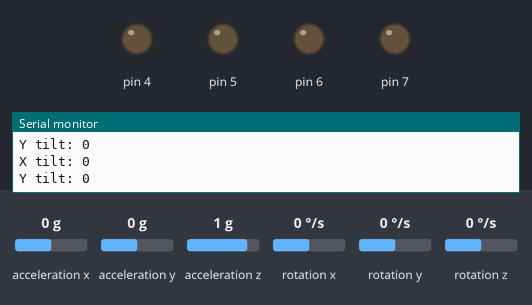
Bench run of a sketch on a simulated Arduino Uno, built with avr-gcc and run on an emulated ATmega328P. Shown: output pins drawn as LEDs (lit = HIGH), the last lines printed to the serial monitor. Wiring (inferred from the names in the program): MPU-6050 motion sensor at I2C address 0x68. The test bench sets the inputs (shaded band); at power-on: acceleration x 0 g, acceleration y 0 g, acceleration z 1 g, rotation x 0 °/s, rotation y 0 °/s, rotation z 0 °/s.

Above: at 1.8 s.
1.9 s: acceleration x set to -0.3 g
At 2.9 s:
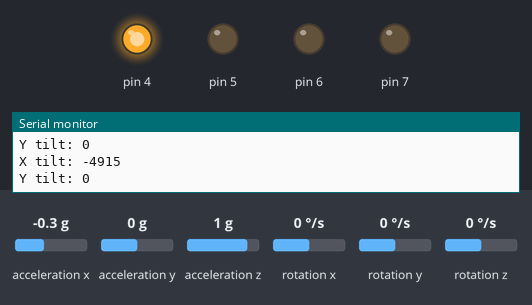
3.5 s: acceleration y set to -0.3 g
At 4.6 s:
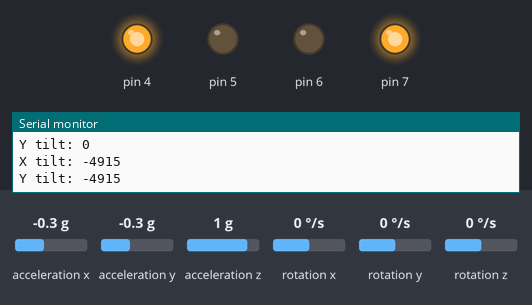
5.5 s: acceleration x set to 0.8 g
At 6.3 s:
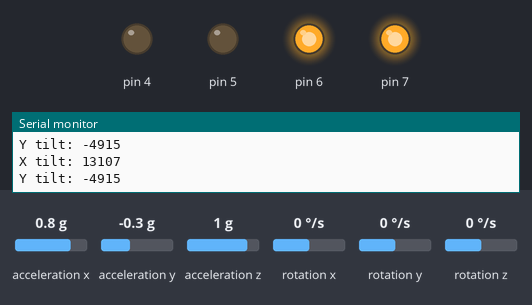
7.5 s: acceleration y set to 0.8 g
At 9.2 s:
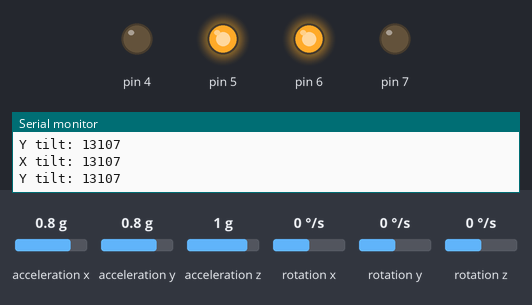
9.5 s: acceleration x set to 0.3 g
11.2 s: acceleration x set to 0 g
At 12.6 s:
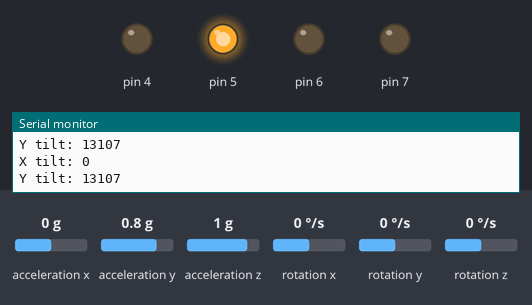
Timing chart, 0 to 14.2 s (numbered marks = the images above; inputs shaded):
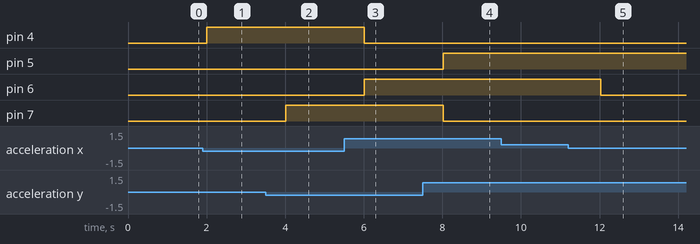

Measured:
- the behaviour switches between -0.1 and -0.2 g on acceleration x (found by bisection; images 0 and 1)
- the behaviour switches between -0.1 and -0.2 g on acceleration y (found by bisection; images 1 and 2)
- the behaviour switches between 0.2 and 0.1 g on acceleration x (found by bisection; images 4 and 5)
- after the input at 1.9 s, pin 4: LOW → HIGH after 0.11 s
- after the input at 3.5 s, pin 7: LOW → HIGH after 0.51 s
- after the input at 5.5 s, pin 4: HIGH → LOW after 0.52 s; pin 6: LOW → HIGH after 0.52 s
- after the input at 7.5 s, pin 5: LOW → HIGH after 0.52 s; pin 7: HIGH → LOW after 0.52 s
- after the input at 11.2 s, pin 6: HIGH → LOW after 0.83 s

The sketch:

Gyro_4_LED.ino
```cpp
//THIS CODE IS IN THE DESCRIPTION. DO NOT WRITE BY HAND
#include<Wire.h>
const int MPU_addr=0x68;  // I2C address of the MPU-6050
int16_t AcX,AcY;
void setup(){
  Wire.begin();
  Wire.beginTransmission(MPU_addr);
  Wire.write(0x6B);  // PWR_MGMT_1 register
  Wire.write(0);     // set to zero (wakes up the MPU-6050)
  Wire.endTransmission(true);
  Serial.begin(9600);
  pinMode(4,OUTPUT);
  pinMode(5,OUTPUT);
  pinMode(6,OUTPUT);
  pinMode(7,OUTPUT);
}

void loop(){
  Wire.beginTransmission(MPU_addr);
  Wire.write(0x3B);  // starting with register 0x3B (ACCEL_XOUT_H)
  Wire.endTransmission(false);
  Wire.requestFrom(MPU_addr,14,true);
  AcX=Wire.read()<<8|Wire.read();
  AcY=Wire.read()<<8|Wire.read();
  Serial.print("X tilt: ");
  Serial.println(AcX);
  Serial.print("Y tilt: ");
  Serial.println(AcY);
  digitalWrite(4,LOW);
  if(AcX<-2000){digitalWrite(4,HIGH);}
  digitalWrite(6,LOW);
  if(AcX>2000){digitalWrite(6,HIGH);}
  digitalWrite(7,LOW);
  if(AcY<-2000){digitalWrite(7,HIGH);}
  digitalWrite(5,LOW);
  if(AcY>2000){digitalWrite(5,HIGH);}
  delay(1000);
}
```
